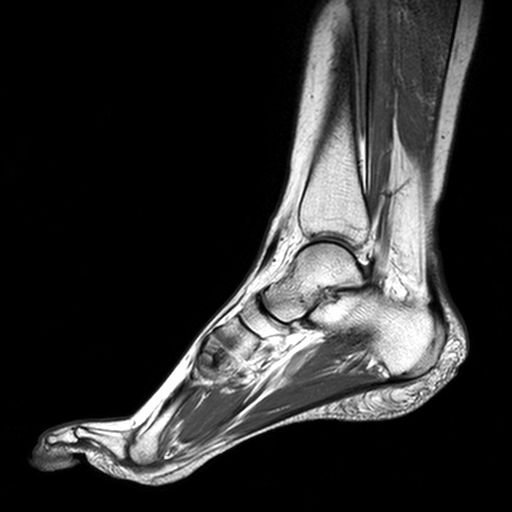
#> input picture GD/python version/foot.png, 512 x 512 px
$ python gd.py
#> lines starting #> are read from the running program, lines starting #| are printed output that depends on the picture
import numpy as np
import scipy.sparse as sp
from skimage import io, transform
from skimage.metrics import structural_similarity as ssim
import matplotlib.pyplot as plt

def psnr_fun(image1, image2):
    mse = np.mean((image1 - image2) ** 2)
    if mse == 0:
        return float('inf')
    max_pixel = np.max(image1)
    psnr = 20 * np.log10(max_pixel / np.sqrt(mse))
    return psnr

def ssim_fun(image1, image2):
    return ssim(image1, image2)

def DiffOper(N):
    data = [-np.ones(N), np.ones(N)]
    offsets = [0, 1]
    D = sp.diags(data, offsets, shape=(N, N), format="csc")
    D[0, 0] = 0
    return D

def tikhonov_gd(y, mu, lamda, nit, tol, n):
    x = y.copy()
    D = DiffOper(int(np.sqrt(n)))
    RelErr = np.zeros(nit)

    for k in range(nit):
        x_old = x.copy()
        x = x - mu * (x - y + 2 * lamda * D.T * D * x)

        RelErr[k] = np.linalg.norm(x - x_old, "fro") / np.linalg.norm(x, "fro")

        if RelErr[k] < tol:
            RelErr = RelErr[: k + 1]
            break

    return x, RelErr

#main
N = 256
n = N * N
x = io.imread('foot.png', as_gray=True)
#> x is the input picture: shape (512, 512) float64; min 0, max 0.996, mean 0.184
x = transform.resize(x, (N, N), anti_aliasing=True)
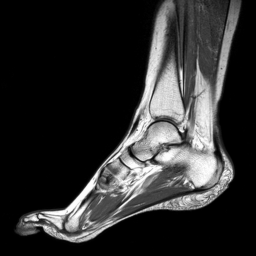
#> x: shape (256, 256) float64; min 0, max 0.996, mean 0.184
sigma = 0.09
y = x + sigma * np.max(x) * np.random.randn(N, N)
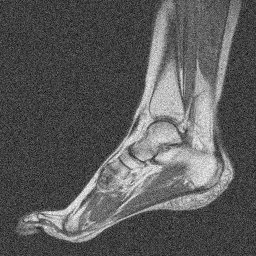
#> y: shape (256, 256) float64; min -0.415, max 1.27, mean 0.183; drawn with min black and max white

mu = 0.0001
nit = 10000
tol = 1e-10
lamda = 1
v, Err = tikhonov_gd(y, mu, lamda, nit, tol, n)
#> after the loop in tikhonov_gd, `for k in range(nit):`:
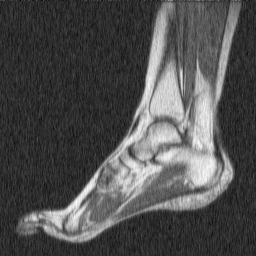
#> x: shape (256, 256) float64; min -0.229, max 1.09, mean 0.183; drawn with min black and max white
#> after the loop in tikhonov_gd, `for k in range(nit):`: RelErr = 10000 values, max 0.00013 at index 0, min 2.94e-06 at index 9999, mean 2.25e-05
#> Err has the same summary as RelErr in tikhonov_gd

# Display the results and create figures
plt.figure(figsize=(12, 8))

# Original Image
plt.subplot(231)
plt.imshow(x.reshape(N, N), cmap='gray')
plt.axis('image')
plt.title('Original')

# Noisy Image
plt.subplot(232)
plt.imshow(y.reshape(N, N), cmap='gray')
plt.axis('image')
psnr = psnr_fun(y, x)
#> in psnr_fun, `mse = np.mean((image1 - image2) ** 2)`: mse = 0.00796
#> in psnr_fun, `max_pixel = np.max(image1)`: max_pixel = 1.27
#> in psnr_fun, `psnr = 20 * np.log10(max_pixel / np.sqrt(mse))`: psnr = 23.03
#> psnr = 23.03
ssim_value = ssim_fun(y, x)
#> ssim_value = 0.46
plt.title(f'Noisy (PSNR = {psnr:.3f} dB, SSIM = {ssim_value:.3f})')

plt.subplot(233)
plt.imshow(v.reshape(N, N), cmap='gray')
plt.axis('image')
psnr = psnr_fun(v, x)
#> psnr = 26.08
ssim_value = ssim_fun(v, x)
#> ssim_value = 0.692
plt.title(f'Tikhonov (PSNR = {psnr:.3f} dB, SSIM = {ssim_value:.3f})')

# Plot Relative Error
plt.subplot(234)
plt.semilogy(Err, linewidth=2.5, color='black')
plt.xlabel('Iterations (k)', fontsize=12)
plt.ylabel('Relative Error', fontsize=12)
plt.axis('tight')
plt.grid()
plt.legend(['Gradient Descent'], loc='best', fontsize=12)

plt.tight_layout()
plt.show()
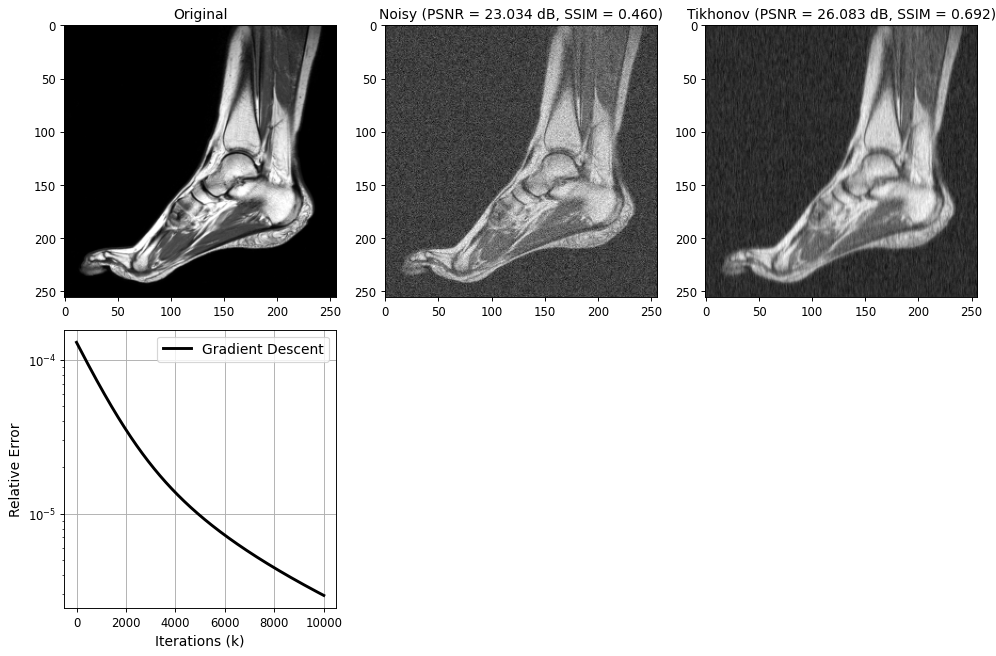
#> figure drawn by matplotlib, 4 panels; panel 4: curve peaks at x = 0, y = 0.00013
